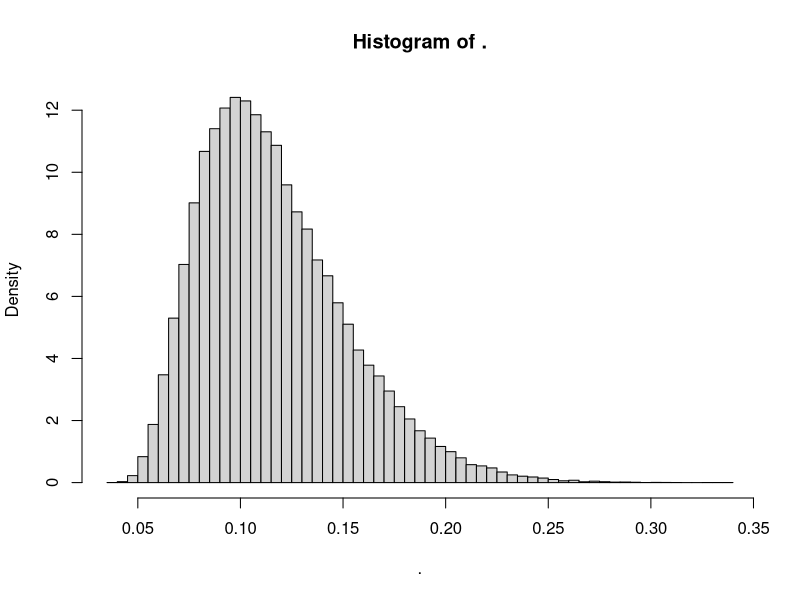

Reproduce this figure in R.
library(tidyverse)


discrepancy<- function(xs) {
  #' Computes the discrepancy of a sequence (values assumed to be in the range
  #' [0,1]).
  n = length(xs)
  xs.sorted = sort(xs)
  ys = c(1:n)/n
  ys_minus = ys - 1/n
  max(abs(xs.sorted - ys), abs(xs.sorted - ys_minus))
}

# Table with chapter numbers and their lengths in verses.
chapter.lengths <- read_csv('2018-05-12_chapter-lengths.csv', skip=1) %>%
  mutate(chapter = row_number())

# Table with, for each chapter, the total number of verses preceeding
# that chapter.
chapter.offsets <- chapter.lengths %>%
  mutate(offset = cumsum(lag(length, default=0)))

# Table with the chapter and verse of each pain saying.
pain.sayings <- read_csv('2018-05-12_pain-verses.csv', col_names = FALSE) %>%
  separate(X1, c('chapter', 'verse'), ':') %>%
  mutate(chapter = as.numeric(chapter), verse = as.numeric(verse))

# Get the index (starting at 1) of the pain sayings.
pain.sayings.indices <- pain.sayings %>%
  left_join(chapter.offsets, by = 'chapter') %>%
  mutate(verse.index = offset + verse)

# Normalize those indices to lie in the interval [0,1].
pain.sayings.normalized <- pain.sayings.indices$verse.index / 915


# This is 0.2466852, which is quite large.
pain.sayings.discrepancy <- discrepancy(pain.sayings.normalized)


# Create a large number of "example sequences of pain sayings", all
# drawn from a uniform distribution.
num.verses <- nrow(pain.sayings)
num.examples <- 100000
examples <- matrix(runif(num.verses * num.examples), num.examples) %>%
  as_tibble

# Compute the discrepancy of all those examples
discrepancy.examples <- apply(examples, 1, discrepancy)

# Plot a histogram to see the distribution of discrepancies.
discrepancy.examples %>%
  hist(freq=FALSE, breaks = 50)

# Probability of discrepancy as extreme as in the example.
# This comes out to ~ 0.002, which is still well past the "statistically
# significant" cutoff.
mean(discrepancy.examples >= pain.sayings.discrepancy)
